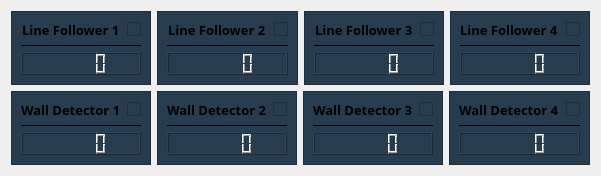
         <widget class="QWidget" name="ir">
          <attribute name="title">
           <string>IR</string>
          </attribute>
          <layout class="QGridLayout" name="gridLayout_18">
           <item row="0" column="0">
            <layout class="QHBoxLayout" name="horizontalLayout_23" stretch="4,4,4,4">
             <item>
              <widget class="QFrame" name="frame_7">
               <property name="styleSheet">
                <string notr="true">background-color: rgb(40, 60, 79);</string>
               </property>
               <property name="frameShape">
                <enum>QFrame::Shape::StyledPanel</enum>
               </property>
               <property name="frameShadow">
                <enum>QFrame::Shadow::Raised</enum>
               </property>
               <layout class="QGridLayout" name="gridLayout_9" rowstretch="1,0,10">
                <item row="0" column="0">
                 <layout class="QHBoxLayout" name="horizontalLayout_12" stretch="1,0">
                  <item alignment="Qt::AlignmentFlag::AlignHCenter">
                   <widget class="QLabel" name="label_8">
                    <property name="font">
                     <font>
                      <family>Louis George Cafe</family>
                      <pointsize>10</pointsize>
                      <bold>true</bold>
                      <underline>false</underline>
                      <strikeout>false</strikeout>
                     </font>
                    </property>
                    <property name="text">
                     <string>Line Follower 1</string>
                    </property>
                   </widget>
                  </item>
                  <item>
                   <widget class="QCheckBox" name="checkBox_hcsr_7">
                    <property name="cursor">
                     <cursorShape>PointingHandCursor</cursorShape>
                    </property>
                    <property name="text">
                     <string/>
                    </property>
                   </widget>
                  </item>
                 </layout>
                </item>
                <item row="1" column="0">
                 <widget class="Line" name="line_9">
                  <property name="maximumSize">
                   <size>
                    <width>16777215</width>
                    <height>1</height>
                   </size>
                  </property>
                  <property name="autoFillBackground">
                   <bool>false</bool>
                  </property>
                  <property name="styleSheet">
                   <string notr="true">background-color: rgb(255, 255, 255);</string>
                  </property>
                  <property name="frameShadow">
                   <enum>QFrame::Shadow::Plain</enum>
                  </property>
                  <property name="lineWidth">
                   <number>0</number>
                  </property>
                  <property name="midLineWidth">
                   <number>0</number>
                  </property>
                  <property name="orientation">
                   <enum>Qt::Orientation::Horizontal</enum>
                  </property>
                 </widget>
                </item>
                <item row="2" column="0">
                 <widget class="QLCDNumber" name="lcdNumber_7"/>
                </item>
               </layout>
              </widget>
             </item>
             <item>
              <widget class="QFrame" name="frame_10">
               <property name="styleSheet">
                <string notr="true">background-color: rgb(40, 60, 79);</string>
               </property>
               <property name="frameShape">
                <enum>QFrame::Shape::StyledPanel</enum>
               </property>
               <property name="frameShadow">
                <enum>QFrame::Shadow::Raised</enum>
               </property>
               <layout class="QGridLayout" name="gridLayout_13" rowstretch="1,0,10">
                <item row="0" column="0">
                 <layout class="QHBoxLayout" name="horizontalLayout_18" stretch="1,0">
                  <item alignment="Qt::AlignmentFlag::AlignHCenter">
                   <widget class="QLabel" name="label_11">
                    <property name="font">
                     <font>
                      <family>Louis George Cafe</family>
                      <pointsize>10</pointsize>
                      <bold>true</bold>
                      <underline>false</underline>
                      <strikeout>false</strikeout>
                     </font>
                    </property>
                    <property name="text">
                     <string>Line Follower 2</string>
                    </property>
                   </widget>
                  </item>
                  <item>
                   <widget class="QCheckBox" name="checkBox_hcsr_10">
                    <property name="cursor">
                     <cursorShape>PointingHandCursor</cursorShape>
                    </property>
                    <property name="text">
                     <string/>
                    </property>
                   </widget>
                  </item>
                 </layout>
                </item>
                <item row="1" column="0">
                 <widget class="Line" name="line_12">
                  <property name="maximumSize">
                   <size>
                    <width>16777215</width>
                    <height>1</height>
                   </size>
                  </property>
                  <property name="autoFillBackground">
                   <bool>false</bool>
                  </property>
                  <property name="styleSheet">
                   <string notr="true">background-color: rgb(255, 255, 255);</string>
                  </property>
                  <property name="frameShadow">
                   <enum>QFrame::Shadow::Plain</enum>
                  </property>
                  <property name="lineWidth">
                   <number>0</number>
                  </property>
                  <property name="midLineWidth">
                   <number>0</number>
                  </property>
                  <property name="orientation">
                   <enum>Qt::Orientation::Horizontal</enum>
                  </property>
                 </widget>
                </item>
                <item row="2" column="0">
                 <widget class="QLCDNumber" name="lcdNumber_10"/>
                </item>
               </layout>
              </widget>
             </item>
             <item>
              <widget class="QFrame" name="frame_12">
               <property name="styleSheet">
                <string notr="true">background-color: rgb(40, 60, 79);</string>
               </property>
               <property name="frameShape">
                <enum>QFrame::Shape::StyledPanel</enum>
               </property>
               <property name="frameShadow">
                <enum>QFrame::Shadow::Raised</enum>
               </property>
               <layout class="QGridLayout" name="gridLayout_15" rowstretch="1,0,10">
                <item row="0" column="0">
                 <layout class="QHBoxLayout" name="horizontalLayout_20" stretch="1,0">
                  <item alignment="Qt::AlignmentFlag::AlignHCenter">
                   <widget class="QLabel" name="label_13">
                    <property name="font">
                     <font>
                      <family>Louis George Cafe</family>
                      <pointsize>10</pointsize>
                      <bold>true</bold>
                      <underline>false</underline>
                      <strikeout>false</strikeout>
                     </font>
                    </property>
                    <property name="text">
                     <string>Line Follower 3</string>
                    </property>
                   </widget>
                  </item>
                  <item>
                   <widget class="QCheckBox" name="checkBox_hcsr_12">
                    <property name="cursor">
                     <cursorShape>PointingHandCursor</cursorShape>
                    </property>
                    <property name="text">
                     <string/>
                    </property>
                   </widget>
                  </item>
                 </layout>
                </item>
                <item row="1" column="0">
                 <widget class="Line" name="line_14">
                  <property name="maximumSize">
                   <size>
                    <width>16777215</width>
                    <height>1</height>
                   </size>
                  </property>
                  <property name="autoFillBackground">
                   <bool>false</bool>
                  </property>
                  <property name="styleSheet">
                   <string notr="true">background-color: rgb(255, 255, 255);</string>
                  </property>
                  <property name="frameShadow">
                   <enum>QFrame::Shadow::Plain</enum>
                  </property>
                  <property name="lineWidth">
                   <number>0</number>
                  </property>
                  <property name="midLineWidth">
                   <number>0</number>
                  </property>
                  <property name="orientation">
                   <enum>Qt::Orientation::Horizontal</enum>
                  </property>
                 </widget>
                </item>
                <item row="2" column="0">
                 <widget class="QLCDNumber" name="lcdNumber_12"/>
                </item>
               </layout>
              </widget>
             </item>
             <item>
              <widget class="QFrame" name="frame_16">
               <property name="styleSheet">
                <string notr="true">background-color: rgb(40, 60, 79);</string>
               </property>
               <property name="frameShape">
                <enum>QFrame::Shape::StyledPanel</enum>
               </property>
               <property name="frameShadow">
                <enum>QFrame::Shadow::Raised</enum>
               </property>
               <layout class="QGridLayout" name="gridLayout_17" rowstretch="1,0,10">
                <item row="2" column="0">
                 <widget class="QLCDNumber" name="lcdNumber_14"/>
                </item>
                <item row="1" column="0">
                 <widget class="Line" name="line_16">
                  <property name="maximumSize">
                   <size>
                    <width>16777215</width>
                    <height>1</height>
                   </size>
                  </property>
                  <property name="autoFillBackground">
                   <bool>false</bool>
                  </property>
                  <property name="styleSheet">
                   <string notr="true">background-color: rgb(255, 255, 255);</string>
                  </property>
                  <property name="frameShadow">
                   <enum>QFrame::Shadow::Plain</enum>
                  </property>
                  <property name="lineWidth">
                   <number>0</number>
                  </property>
                  <property name="midLineWidth">
                   <number>0</number>
                  </property>
                  <property name="orientation">
                   <enum>Qt::Orientation::Horizontal</enum>
                  </property>
                 </widget>
                </item>
                <item row="0" column="0">
                 <layout class="QHBoxLayout" name="horizontalLayout_22" stretch="1,0">
                  <item alignment="Qt::AlignmentFlag::AlignHCenter">
                   <widget class="QLabel" name="label_15">
                    <property name="font">
                     <font>
                      <family>Louis George Cafe</family>
                      <pointsize>10</pointsize>
                      <bold>true</bold>
                      <underline>false</underline>
                      <strikeout>false</strikeout>
                     </font>
                    </property>
                    <property name="text">
                     <string>Line Follower 4</string>
                    </property>
                   </widget>
                  </item>
                  <item>
                   <widget class="QCheckBox" name="checkBox_hcsr_14">
                    <property name="cursor">
                     <cursorShape>PointingHandCursor</cursorShape>
                    </property>
                    <property name="text">
                     <string/>
                    </property>
                   </widget>
                  </item>
                 </layout>
                </item>
               </layout>
              </widget>
             </item>
            </layout>
           </item>
           <item row="1" column="0">
            <layout class="QHBoxLayout" name="horizontalLayout_24" stretch="4,4,4,4">
             <item>
              <widget class="QFrame" name="frame_8">
               <property name="styleSheet">
                <string notr="true">background-color: rgb(40, 60, 79);</string>
               </property>
               <property name="frameShape">
                <enum>QFrame::Shape::StyledPanel</enum>
               </property>
               <property name="frameShadow">
                <enum>QFrame::Shadow::Raised</enum>
               </property>
               <layout class="QGridLayout" name="gridLayout_11" rowstretch="1,0,10">
                <item row="0" column="0">
                 <layout class="QHBoxLayout" name="horizontalLayout_16" stretch="1,0">
                  <item alignment="Qt::AlignmentFlag::AlignHCenter">
                   <widget class="QLabel" name="label_9">
                    <property name="font">
                     <font>
                      <family>Louis George Cafe</family>
                      <pointsize>10</pointsize>
                      <bold>true</bold>
                      <underline>false</underline>
                      <strikeout>false</strikeout>
                     </font>
                    </property>
                    <property name="text">
                     <string>Wall Detector 1</string>
                    </property>
                   </widget>
                  </item>
                  <item>
                   <widget class="QCheckBox" name="checkBox_hcsr_8">
                    <property name="cursor">
                     <cursorShape>PointingHandCursor</cursorShape>
                    </property>
                    <property name="text">
                     <string/>
                    </property>
                   </widget>
                  </item>
                 </layout>
                </item>
                <item row="1" column="0">
                 <widget class="Line" name="line_10">
                  <property name="maximumSize">
                   <size>
                    <width>16777215</width>
                    <height>1</height>
                   </size>
                  </property>
                  <property name="autoFillBackground">
                   <bool>false</bool>
                  </property>
                  <property name="styleSheet">
                   <string notr="true">background-color: rgb(255, 255, 255);</string>
                  </property>
                  <property name="frameShadow">
                   <enum>QFrame::Shadow::Plain</enum>
                  </property>
                  <property name="lineWidth">
                   <number>0</number>
                  </property>
                  <property name="midLineWidth">
                   <number>0</number>
                  </property>
                  <property name="orientation">
                   <enum>Qt::Orientation::Horizontal</enum>
                  </property>
                 </widget>
                </item>
                <item row="2" column="0">
                 <widget class="QLCDNumber" name="lcdNumber_8"/>
                </item>
               </layout>
              </widget>
             </item>
             <item>
              <widget class="QFrame" name="frame_9">
               <property name="styleSheet">
                <string notr="true">background-color: rgb(40, 60, 79);</string>
               </property>
               <property name="frameShape">
                <enum>QFrame::Shape::StyledPanel</enum>
               </property>
               <property name="frameShadow">
                <enum>QFrame::Shadow::Raised</enum>
               </property>
               <layout class="QGridLayout" name="gridLayout_12" rowstretch="1,0,10">
                <item row="0" column="0">
                 <layout class="QHBoxLayout" name="horizontalLayout_17" stretch="1,0">
                  <item alignment="Qt::AlignmentFlag::AlignHCenter">
                   <widget class="QLabel" name="label_10">
                    <property name="font">
                     <font>
                      <family>Louis George Cafe</family>
                      <pointsize>10</pointsize>
                      <bold>true</bold>
                      <underline>false</underline>
                      <strikeout>false</strikeout>
                     </font>
                    </property>
                    <property name="text">
                     <string>Wall Detector 2</string>
                    </property>
                   </widget>
                  </item>
                  <item>
                   <widget class="QCheckBox" name="checkBox_hcsr_9">
                    <property name="cursor">
                     <cursorShape>PointingHandCursor</cursorShape>
                    </property>
                    <property name="text">
                     <string/>
                    </property>
                   </widget>
                  </item>
                 </layout>
                </item>
                <item row="1" column="0">
                 <widget class="Line" name="line_11">
                  <property name="maximumSize">
                   <size>
                    <width>16777215</width>
                    <height>1</height>
                   </size>
                  </property>
                  <property name="autoFillBackground">
                   <bool>false</bool>
                  </property>
                  <property name="styleSheet">
                   <string notr="true">background-color: rgb(255, 255, 255);</string>
                  </property>
                  <property name="frameShadow">
                   <enum>QFrame::Shadow::Plain</enum>
                  </property>
                  <property name="lineWidth">
                   <number>0</number>
                  </property>
                  <property name="midLineWidth">
                   <number>0</number>
                  </property>
                  <property name="orientation">
                   <enum>Qt::Orientation::Horizontal</enum>
                  </property>
                 </widget>
                </item>
                <item row="2" column="0">
                 <widget class="QLCDNumber" name="lcdNumber_9"/>
                </item>
               </layout>
              </widget>
             </item>
             <item>
              <widget class="QFrame" name="frame_11">
               <property name="styleSheet">
                <string notr="true">background-color: rgb(40, 60, 79);</string>
               </property>
               <property name="frameShape">
                <enum>QFrame::Shape::StyledPanel</enum>
               </property>
               <property name="frameShadow">
                <enum>QFrame::Shadow::Raised</enum>
               </property>
               <layout class="QGridLayout" name="gridLayout_14" rowstretch="1,0,10">
                <item row="0" column="0">
                 <layout class="QHBoxLayout" name="horizontalLayout_19" stretch="1,0">
                  <item alignment="Qt::AlignmentFlag::AlignHCenter">
                   <widget class="QLabel" name="label_12">
                    <property name="font">
                     <font>
                      <family>Louis George Cafe</family>
                      <pointsize>10</pointsize>
                      <bold>true</bold>
                      <underline>false</underline>
                      <strikeout>false</strikeout>
                     </font>
                    </property>
                    <property name="text">
                     <string>Wall Detector 3</string>
                    </property>
                   </widget>
                  </item>
                  <item>
                   <widget class="QCheckBox" name="checkBox_hcsr_11">
                    <property name="cursor">
                     <cursorShape>PointingHandCursor</cursorShape>
                    </property>
                    <property name="text">
                     <string/>
                    </property>
                   </widget>
                  </item>
                 </layout>
                </item>
                <item row="1" column="0">
                 <widget class="Line" name="line_13">
                  <property name="maximumSize">
                   <size>
                    <width>16777215</width>
                    <height>1</height>
                   </size>
                  </property>
                  <property name="autoFillBackground">
                   <bool>false</bool>
                  </property>
                  <property name="styleSheet">
                   <string notr="true">background-color: rgb(255, 255, 255);</string>
                  </property>
                  <property name="frameShadow">
                   <enum>QFrame::Shadow::Plain</enum>
                  </property>
                  <property name="lineWidth">
                   <number>0</number>
                  </property>
                  <property name="midLineWidth">
                   <number>0</number>
                  </property>
                  <property name="orientation">
                   <enum>Qt::Orientation::Horizontal</enum>
                  </property>
                 </widget>
                </item>
                <item row="2" column="0">
                 <widget class="QLCDNumber" name="lcdNumber_11"/>
                </item>
               </layout>
              </widget>
             </item>
             <item>
              <widget class="QFrame" name="frame_15">
               <property name="styleSheet">
                <string notr="true">background-color: rgb(40, 60, 79);</string>
               </property>
               <property name="frameShape">
                <enum>QFrame::Shape::StyledPanel</enum>
               </property>
               <property name="frameShadow">
                <enum>QFrame::Shadow::Raised</enum>
               </property>
               <layout class="QGridLayout" name="gridLayout_16" rowstretch="1,0,10">
                <item row="0" column="0">
                 <layout class="QHBoxLayout" name="horizontalLayout_21" stretch="1,0">
                  <item alignment="Qt::AlignmentFlag::AlignHCenter">
                   <widget class="QLabel" name="label_14">
                    <property name="font">
                     <font>
                      <family>Louis George Cafe</family>
                      <pointsize>10</pointsize>
                      <bold>true</bold>
                      <underline>false</underline>
                      <strikeout>false</strikeout>
                     </font>
                    </property>
                    <property name="text">
                     <string>Wall Detector 4</string>
                    </property>
                   </widget>
                  </item>
                  <item>
                   <widget class="QCheckBox" name="checkBox_hcsr_13">
                    <property name="cursor">
                     <cursorShape>PointingHandCursor</cursorShape>
                    </property>
                    <property name="text">
                     <string/>
                    </property>
                   </widget>
                  </item>
                 </layout>
                </item>
                <item row="1" column="0">
                 <widget class="Line" name="line_15">
                  <property name="maximumSize">
                   <size>
                    <width>16777215</width>
                    <height>1</height>
                   </size>
                  </property>
                  <property name="autoFillBackground">
                   <bool>false</bool>
                  </property>
                  <property name="styleSheet">
                   <string notr="true">background-color: rgb(255, 255, 255);</string>
                  </property>
                  <property name="frameShadow">
                   <enum>QFrame::Shadow::Plain</enum>
                  </property>
                  <property name="lineWidth">
                   <number>0</number>
                  </property>
                  <property name="midLineWidth">
                   <number>0</number>
                  </property>
                  <property name="orientation">
                   <enum>Qt::Orientation::Horizontal</enum>
                  </property>
                 </widget>
                </item>
                <item row="2" column="0">
                 <widget class="QLCDNumber" name="lcdNumber_13"/>
                </item>
               </layout>
              </widget>
             </item>
            </layout>
           </item>
          </layout>
         </widget>
